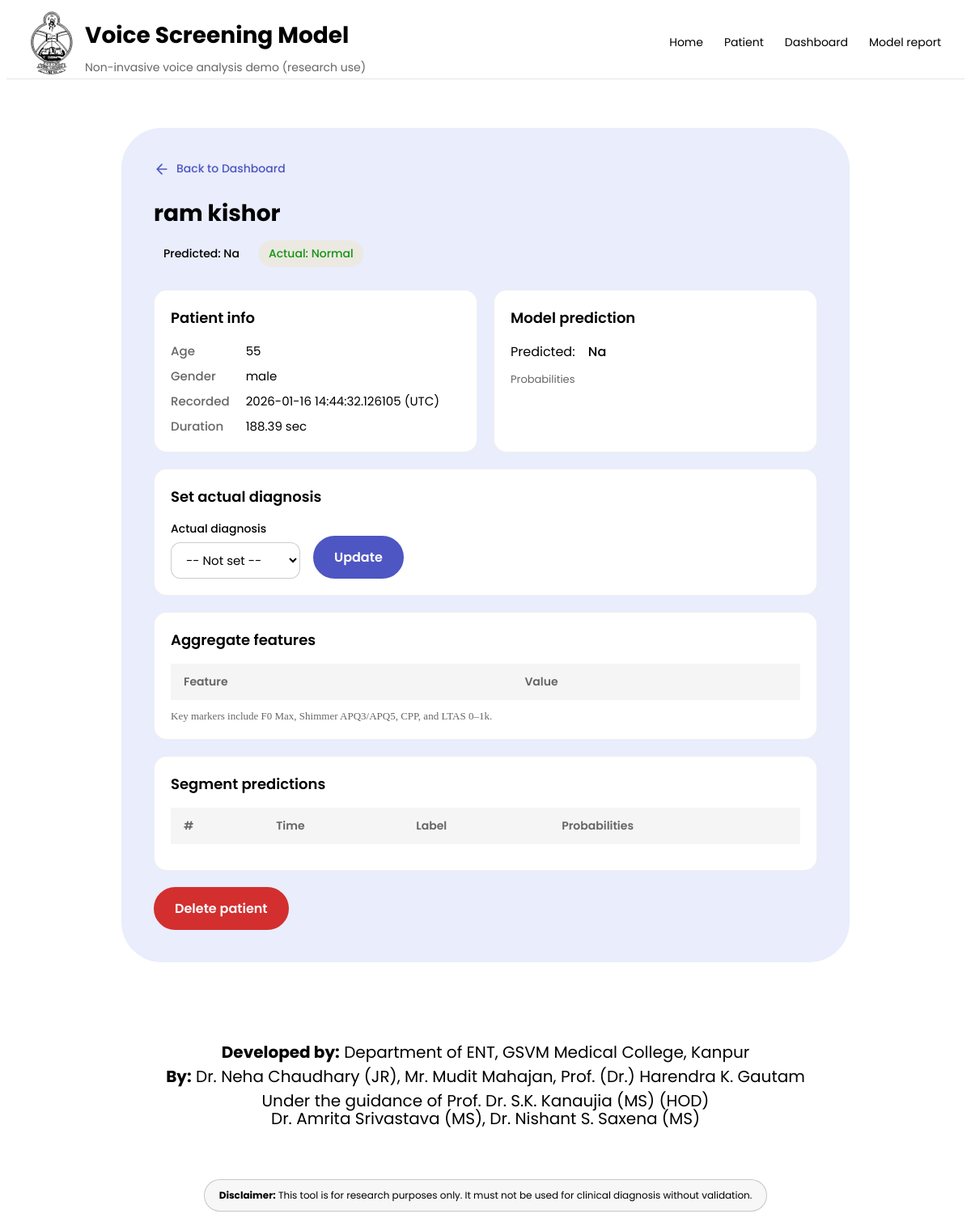
/dashboard/patient/1, run on an earlier commit of the app's database.
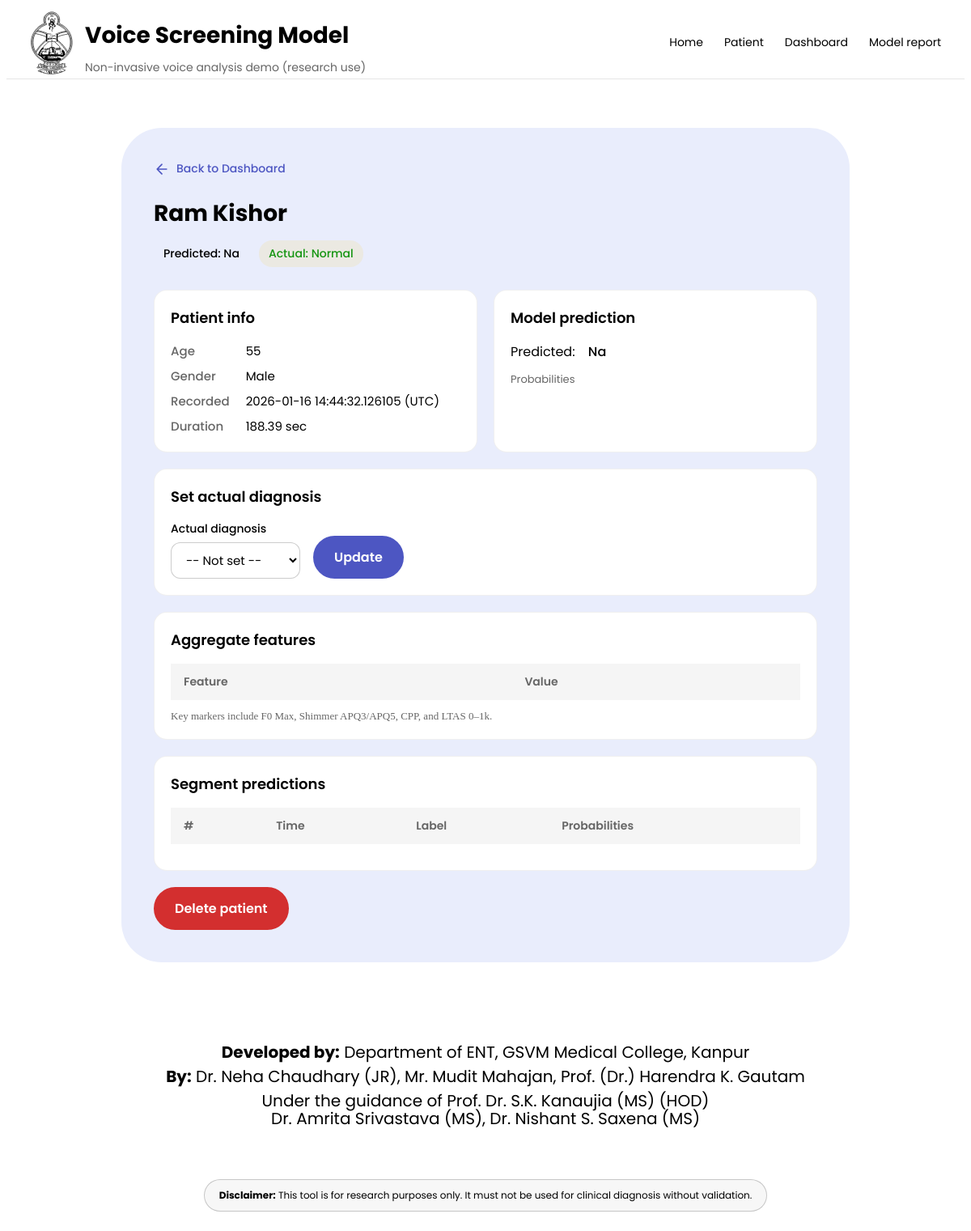
And on a later commit of the database.
### app/models_db.py (models this page shows)
class Patients(SQLModel, table=True):
    id: Optional[int] = Field(default=None, primary_key = True)
    name: str
    age: int
    gender: str
    created_at: datetime = Field(default_factory=datetime.now)
    audio_path: str
    duration_sec: float
    actual_label: Optional[str] = None
    predicted_label: Optional[str] = None
    predicted_proba_json: Optional[str] = Field(default = "{}")
    segments: list["SegmentPredictions"] = Relationship(back_populates = "patient")

### app/main.py (the view)
@app.get("/dashboard/patient/{pid}", response_class=HTMLResponse)
def patient_detail(pid: int, request: Request, session: Session = Depends(get_session)):
    rec = session.get(Patients, pid)
    if not rec:
        raise HTTPException(status_code=404, detail="Not found")
    proba = {}
    if rec.predicted_proba_json:
        try:
            proba = json.loads(rec.predicted_proba_json)
        except json.JSONDecodeError:
            proba = {}
    label_map = {
        "0": "Benign",
        "1": "Malignant",
        "2": "Normal",
    }
    proba_mapped = {}
    for key in proba.keys():
        if key in label_map:
            proba_mapped[label_map[key]] = proba[key]
        else:
            proba_mapped[key.capitalize()] = proba[key]
    if rec.predicted_label:
        predicted_label_display = label_map.get(rec.predicted_label, rec.predicted_label.capitalize())
    else:
        predicted_label_display = "NA"
    if predicted_label_display not in label_map:
        predicted_label_display = predicted_label_display.capitalize()
    seg_records = session.exec(
        select(SegmentPredictions)
        .where(SegmentPredictions.patient_id == pid)
        .order_by(SegmentPredictions.segment_index.asc())
    ).all()
    seg_preds = []
    all_features = []
    for seg_rec in seg_records:
        seg_proba = json.loads(seg_rec.predicted_proba_json)
        seg_features = json.loads(seg_rec.features_json)
        seg_proba_mapped = {}
        for key in seg_proba.keys():
            if key in label_map:
                seg_proba_mapped[label_map[key]] = seg_proba[key]
            else:
                seg_proba_mapped[key.capitalize()] = seg_proba[key]
        seg_preds.append({
            "segment_index": seg_rec.segment_index,
            "start_time": seg_rec.start_time_sec,
            "end_time": seg_rec.end_time_sec,
            "label": label_map.get(seg_rec.predicted_label, seg_rec.predicted_label.capitalize()),
            "proba": seg_proba_mapped,
        })
        all_features.append(seg_features)
    if all_features:
        agg_feats = aggregate_segment_features(all_features)
    else:
        agg_feats = {}
    return templates.TemplateResponse(
        "patient_details.html",
        {
            "request": request,
            "rec": rec,
            "predicted_label_display": predicted_label_display,
            "proba": proba_mapped,
            "seg_preds": seg_preds,
            "features": {"aggregate": agg_feats},
            "label_map": label_map,
        },
    )

### app/templates/patient_details.html (shortened to what this page needs)
{% extends "base.html" %}
{% block content %}
<section class="dashboard-card patient-detail-page">
  <nav class="patient-detail-nav">
    <a href="/dashboard?filter=all&source=predicted" class="back-link">
      <svg width="20" height="20" viewBox="0 0 24 24" fill="none" stroke="currentColor" stroke-width="2" stroke-linecap="round" stroke-linejoin="round"><path d="M19 12H5M12 19l-7-7 7-7"/></svg>
      Back to Dashboard
    </a>
  </nav>
  <header class="patient-detail-header">
    <h1 class="patient-detail-title">{{ rec.name }}</h1>
    <div class="patient-detail-badges">
      <span class="status-badge status-{{ predicted_label_display|lower }}">Predicted: {{ predicted_label_display }}</span>
      {% if rec.actual_label %}
        {% set actual_display = "Benign" if (rec.actual_label == "0" or rec.actual_label == "Benign") else ("Malignant" if (rec.actual_label == "1" or rec.actual_label == "Malignant") else "Normal") %}
        <span class="status-badge status-{{ actual_display|lower }}">Actual: {{ actual_display }}</span>
      {% else %}
        <span class="status-badge status-unknown">Actual: Not set</span>
      {% endif %}
    </div>
  </header>
  <div class="patient-detail-grid">
    <div class="patient-panel">
      <h3 class="patient-panel-title">Patient info</h3>
      <dl class="patient-info-dl">
        <dt>Age</dt><dd>{{ rec.age }}</dd>
        <dt>Gender</dt><dd>{{ rec.gender }}</dd>
        <dt>Recorded</dt><dd>{{ rec.created_at }} (UTC)</dd>
        <dt>Duration</dt><dd>{{ "%.2f"|format(rec.duration_sec) }} sec</dd>
      </dl>
    </div>
    <div class="patient-panel">
      <h3 class="patient-panel-title">Model prediction</h3>
      <p class="patient-prediction-main">Predicted: <span class="status-badge status-{{ predicted_label_display|lower }}">{{ predicted_label_display }}</span></p>
      <p class="patient-proba-label">Probabilities</p>
    </div>
  </div>
  <div class="patient-panel patient-panel-full">
    <h3 class="patient-panel-title">Set actual diagnosis</h3>
    <form method="POST" action="/dashboard/patient/{{ rec.id }}/update-label" class="patient-label-form">
      <label class="patient-label-field">
        <span class="patient-label-label">Actual diagnosis</span>
        <select name="actual_label" class="patient-label-select">
          <option value="">-- Not set --</option>
        </select>
      </label>
      <button type="submit" class="btn primary">Update</button>
    </form>
  </div>
  <div class="patient-panel patient-panel-full">
    <h3 class="patient-panel-title">Aggregate features</h3>
    <div class="patient-table-wrap">
      <table class="dashboard-table">
        <thead><tr><th>Feature</th><th>Value</th></tr></thead>
      </table>
    </div>
    <p class="patient-panel-note">Key markers include F0 Max, Shimmer APQ3/APQ5, CPP, and LTAS 0–1k.</p>
  </div>
  <div class="patient-panel patient-panel-full">
    <h3 class="patient-panel-title">Segment predictions</h3>
    <div class="patient-table-wrap">
      <table class="dashboard-table">
        <thead><tr><th>#</th><th>Time</th><th>Label</th><th>Probabilities</th></tr></thead>
      </table>
    </div>
  </div>
  <form method="POST" action="/dashboard/patient/{{ rec.id }}/delete" class="patient-delete-form" onsubmit="return confirm('Permanently delete this patient and all their acoustic features and training data?');">
    <button type="submit" class="btn btn-danger">Delete patient</button>
  </form>
</section>
{% endblock %}

### app/templates/base.html (shortened to what this page needs)
<!doctype html>
<html lang="en">
<head>
  <link rel="stylesheet" href="/static/app.css" />
</head>
<body>
  <header class="topbar">
    <div class="brand">
      <img src="/static/file.svg" class="logo" alt="logo"/>
      <div>
        <div class="brand-title">Voice Screening Model</div>
        <div class="brand-sub">Non-invasive voice analysis demo (research use)</div>
      </div>
    </div>
    <nav class="nav">
      <a href="/">Home</a>
      <a href="/record">Patient</a>
      <a href="/dashboard?filter=all&source=predicted">Dashboard</a>
      <a href="/dashboard/model-report">Model report</a>
    </nav>
  </header>
  <main class="container">
    {% block content %}{% endblock %}
  </main>
  <footer class="footer">
    <div>
      <div><strong>Developed by:</strong> Department of ENT, GSVM Medical College, Kanpur</div>
      <div><strong>By:</strong> Dr. Neha Chaudhary (JR), Mr. Mudit Mahajan, Prof. (Dr.) Harendra K. Gautam</div>
      <div>Under the guidance of Prof. Dr. S.K. Kanaujia (MS) (HOD) <br>
        Dr. Amrita Srivastava (MS), Dr. Nishant S. Saxena (MS)</div>
    </div>
  </footer>
  <div class="disclaimer-wrapper">
    <div class="disclaimer">
      <strong>Disclaimer:</strong> This tool is for research purposes only. It must not be used for clinical diagnosis without validation.
    </div>
  </div>
</body>
</html>

What changed in the data, as far as the page shows it:
changed Patients: name "ram kishor" → "Ram Kishor"; gender "male" → "Male"
